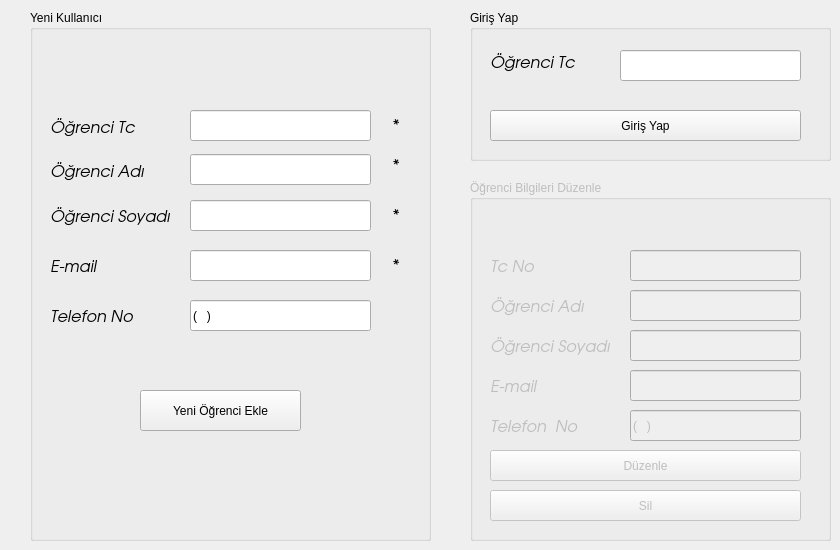
    <widget class="QWidget" name="tab_2">
     <attribute name="title">
      <string>Page</string>
     </attribute>
     <widget class="QGroupBox" name="groupBox_2">
      <property name="geometry">
       <rect>
        <x>30</x>
        <y>10</y>
        <width>401</width>
        <height>531</height>
       </rect>
      </property>
      <property name="title">
       <string>Yeni Kullanıcı</string>
      </property>
      <widget class="QLineEdit" name="lineEdit_21">
       <property name="geometry">
        <rect>
         <x>160</x>
         <y>100</y>
         <width>181</width>
         <height>31</height>
        </rect>
       </property>
       <property name="mouseTracking">
        <bool>true</bool>
       </property>
       <property name="inputMask">
        <string/>
       </property>
       <property name="maxLength">
        <number>32767</number>
       </property>
      </widget>
      <widget class="QLineEdit" name="lineEdit_22">
       <property name="geometry">
        <rect>
         <x>160</x>
         <y>240</y>
         <width>181</width>
         <height>31</height>
        </rect>
       </property>
      </widget>
      <widget class="QLineEdit" name="lineEdit_23">
       <property name="geometry">
        <rect>
         <x>160</x>
         <y>290</y>
         <width>181</width>
         <height>31</height>
        </rect>
       </property>
       <property name="inputMask">
        <string>(999) 999 99 99</string>
       </property>
       <property name="echoMode">
        <enum>QLineEdit::Normal</enum>
       </property>
      </widget>
      <widget class="QLabel" name="label_44">
       <property name="geometry">
        <rect>
         <x>20</x>
         <y>96</y>
         <width>101</width>
         <height>41</height>
        </rect>
       </property>
       <property name="font">
        <font>
         <family>URW Gothic L</family>
         <pointsize>12</pointsize>
         <italic>true</italic>
        </font>
       </property>
       <property name="text">
        <string>Öğrenci Tc</string>
       </property>
      </widget>
      <widget class="QPushButton" name="pushButton_15">
       <property name="geometry">
        <rect>
         <x>110</x>
         <y>380</y>
         <width>161</width>
         <height>41</height>
        </rect>
       </property>
       <property name="text">
        <string>Yeni Öğrenci Ekle</string>
       </property>
      </widget>
      <widget class="QLabel" name="label_45">
       <property name="geometry">
        <rect>
         <x>20</x>
         <y>240</y>
         <width>101</width>
         <height>31</height>
        </rect>
       </property>
       <property name="font">
        <font>
         <family>URW Gothic L</family>
         <pointsize>12</pointsize>
         <italic>true</italic>
        </font>
       </property>
       <property name="text">
        <string>E-mail</string>
       </property>
      </widget>
      <widget class="QLabel" name="label_47">
       <property name="geometry">
        <rect>
         <x>20</x>
         <y>290</y>
         <width>101</width>
         <height>31</height>
        </rect>
       </property>
       <property name="font">
        <font>
         <family>URW Gothic L</family>
         <pointsize>12</pointsize>
         <italic>true</italic>
        </font>
       </property>
       <property name="text">
        <string>Telefon No</string>
       </property>
      </widget>
      <widget class="QLineEdit" name="lineEdit_34">
       <property name="geometry">
        <rect>
         <x>160</x>
         <y>144</y>
         <width>181</width>
         <height>31</height>
        </rect>
       </property>
      </widget>
      <widget class="QLabel" name="label_57">
       <property name="geometry">
        <rect>
         <x>20</x>
         <y>140</y>
         <width>101</width>
         <height>41</height>
        </rect>
       </property>
       <property name="font">
        <font>
         <family>URW Gothic L</family>
         <pointsize>12</pointsize>
         <italic>true</italic>
        </font>
       </property>
       <property name="text">
        <string>Öğrenci Adı</string>
       </property>
      </widget>
      <widget class="QLineEdit" name="lineEdit_35">
       <property name="geometry">
        <rect>
         <x>160</x>
         <y>190</y>
         <width>181</width>
         <height>31</height>
        </rect>
       </property>
       <property name="text">
        <string/>
       </property>
      </widget>
      <widget class="QLabel" name="label_58">
       <property name="geometry">
        <rect>
         <x>20</x>
         <y>190</y>
         <width>131</width>
         <height>31</height>
        </rect>
       </property>
       <property name="font">
        <font>
         <family>URW Gothic L</family>
         <pointsize>12</pointsize>
         <italic>true</italic>
        </font>
       </property>
       <property name="text">
        <string>Öğrenci Soyadı</string>
       </property>
      </widget>
      <widget class="QLabel" name="label_17">
       <property name="geometry">
        <rect>
         <x>120</x>
         <y>340</y>
         <width>151</width>
         <height>20</height>
        </rect>
       </property>
       <property name="text">
        <string/>
       </property>
       <property name="alignment">
        <set>Qt::AlignCenter</set>
       </property>
      </widget>
      <widget class="QLabel" name="label_35">
       <property name="geometry">
        <rect>
         <x>360</x>
         <y>100</y>
         <width>21</width>
         <height>31</height>
        </rect>
       </property>
       <property name="font">
        <font>
         <family>URW Gothic L</family>
         <pointsize>14</pointsize>
         <italic>true</italic>
        </font>
       </property>
       <property name="text">
        <string>*</string>
       </property>
      </widget>
      <widget class="QLabel" name="label_36">
       <property name="geometry">
        <rect>
         <x>360</x>
         <y>140</y>
         <width>21</width>
         <height>31</height>
        </rect>
       </property>
       <property name="font">
        <font>
         <family>URW Gothic L</family>
         <pointsize>14</pointsize>
         <italic>true</italic>
        </font>
       </property>
       <property name="text">
        <string>*</string>
       </property>
      </widget>
      <widget class="QLabel" name="label_37">
       <property name="geometry">
        <rect>
         <x>360</x>
         <y>190</y>
         <width>21</width>
         <height>31</height>
        </rect>
       </property>
       <property name="font">
        <font>
         <family>URW Gothic L</family>
         <pointsize>14</pointsize>
         <italic>true</italic>
        </font>
       </property>
       <property name="text">
        <string>*</string>
       </property>
      </widget>
      <widget class="QLabel" name="label_38">
       <property name="geometry">
        <rect>
         <x>360</x>
         <y>240</y>
         <width>21</width>
         <height>31</height>
        </rect>
       </property>
       <property name="font">
        <font>
         <family>URW Gothic L</family>
         <pointsize>14</pointsize>
         <italic>true</italic>
        </font>
       </property>
       <property name="text">
        <string>*</string>
       </property>
      </widget>
     </widget>
     <widget class="QGroupBox" name="groupBox_3">
      <property name="geometry">
       <rect>
        <x>470</x>
        <y>10</y>
        <width>361</width>
        <height>151</height>
       </rect>
      </property>
      <property name="title">
       <string>Giriş Yap</string>
      </property>
      <widget class="QLabel" name="label_48">
       <property name="geometry">
        <rect>
         <x>20</x>
         <y>36</y>
         <width>101</width>
         <height>31</height>
        </rect>
       </property>
       <property name="font">
        <font>
         <family>URW Gothic L</family>
         <pointsize>12</pointsize>
         <italic>true</italic>
        </font>
       </property>
       <property name="text">
        <string>Öğrenci Tc</string>
       </property>
      </widget>
      <widget class="QLineEdit" name="lineEdit_26">
       <property name="enabled">
        <bool>true</bool>
       </property>
       <property name="geometry">
        <rect>
         <x>150</x>
         <y>40</y>
         <width>181</width>
         <height>31</height>
        </rect>
       </property>
       <property name="inputMask">
        <string/>
       </property>
       <property name="maxLength">
        <number>32767</number>
       </property>
      </widget>
      <widget class="QPushButton" name="pushButton_16">
       <property name="geometry">
        <rect>
         <x>20</x>
         <y>100</y>
         <width>311</width>
         <height>31</height>
        </rect>
       </property>
       <property name="text">
        <string>Giriş Yap</string>
       </property>
      </widget>
     </widget>
     <widget class="QGroupBox" name="groupBox_5">
      <property name="enabled">
       <bool>false</bool>
      </property>
      <property name="geometry">
       <rect>
        <x>470</x>
        <y>180</y>
        <width>361</width>
        <height>361</height>
       </rect>
      </property>
      <property name="title">
       <string>Öğrenci Bilgileri Düzenle</string>
      </property>
      <widget class="QLineEdit" name="lineEdit_30">
       <property name="geometry">
        <rect>
         <x>160</x>
         <y>190</y>
         <width>171</width>
         <height>31</height>
        </rect>
       </property>
      </widget>
      <widget class="QPushButton" name="pushButton_17">
       <property name="geometry">
        <rect>
         <x>20</x>
         <y>270</y>
         <width>311</width>
         <height>31</height>
        </rect>
       </property>
       <property name="text">
        <string>Düzenle</string>
       </property>
      </widget>
      <widget class="QLabel" name="label_52">
       <property name="geometry">
        <rect>
         <x>20</x>
         <y>110</y>
         <width>111</width>
         <height>31</height>
        </rect>
       </property>
       <property name="font">
        <font>
         <family>URW Gothic L</family>
         <pointsize>12</pointsize>
         <italic>true</italic>
        </font>
       </property>
       <property name="text">
        <string>Öğrenci Adı</string>
       </property>
      </widget>
      <widget class="QLabel" name="label_51">
       <property name="geometry">
        <rect>
         <x>20</x>
         <y>190</y>
         <width>101</width>
         <height>31</height>
        </rect>
       </property>
       <property name="font">
        <font>
         <family>URW Gothic L</family>
         <pointsize>12</pointsize>
         <italic>true</italic>
        </font>
       </property>
       <property name="text">
        <string>E-mail</string>
       </property>
      </widget>
      <widget class="QLineEdit" name="lineEdit_29">
       <property name="geometry">
        <rect>
         <x>160</x>
         <y>110</y>
         <width>171</width>
         <height>31</height>
        </rect>
       </property>
      </widget>
      <widget class="QLabel" name="label_59">
       <property name="geometry">
        <rect>
         <x>20</x>
         <y>150</y>
         <width>131</width>
         <height>31</height>
        </rect>
       </property>
       <property name="font">
        <font>
         <family>URW Gothic L</family>
         <pointsize>12</pointsize>
         <italic>true</italic>
        </font>
       </property>
       <property name="text">
        <string>Öğrenci Soyadı</string>
       </property>
      </widget>
      <widget class="QLineEdit" name="lineEdit_36">
       <property name="geometry">
        <rect>
         <x>160</x>
         <y>150</y>
         <width>171</width>
         <height>31</height>
        </rect>
       </property>
      </widget>
      <widget class="QLabel" name="label_60">
       <property name="geometry">
        <rect>
         <x>20</x>
         <y>70</y>
         <width>111</width>
         <height>31</height>
        </rect>
       </property>
       <property name="font">
        <font>
         <family>URW Gothic L</family>
         <pointsize>12</pointsize>
         <italic>true</italic>
        </font>
       </property>
       <property name="text">
        <string>Tc No</string>
       </property>
      </widget>
      <widget class="QLineEdit" name="lineEdit_37">
       <property name="geometry">
        <rect>
         <x>160</x>
         <y>70</y>
         <width>171</width>
         <height>31</height>
        </rect>
       </property>
       <property name="inputMask">
        <string/>
       </property>
       <property name="maxLength">
        <number>32767</number>
       </property>
      </widget>
      <widget class="QLineEdit" name="lineEdit_38">
       <property name="geometry">
        <rect>
         <x>160</x>
         <y>230</y>
         <width>171</width>
         <height>31</height>
        </rect>
       </property>
       <property name="inputMask">
        <string>(999) 999 99 99</string>
       </property>
      </widget>
      <widget class="QLabel" name="label_53">
       <property name="geometry">
        <rect>
         <x>20</x>
         <y>230</y>
         <width>131</width>
         <height>31</height>
        </rect>
       </property>
       <property name="font">
        <font>
         <family>URW Gothic L</family>
         <pointsize>12</pointsize>
         <italic>true</italic>
        </font>
       </property>
       <property name="text">
        <string>Telefon  No</string>
       </property>
      </widget>
      <widget class="QPushButton" name="pushButton_26">
       <property name="geometry">
        <rect>
         <x>20</x>
         <y>310</y>
         <width>311</width>
         <height>31</height>
        </rect>
       </property>
       <property name="text">
        <string>Sil</string>
       </property>
      </widget>
     </widget>
    </widget>
